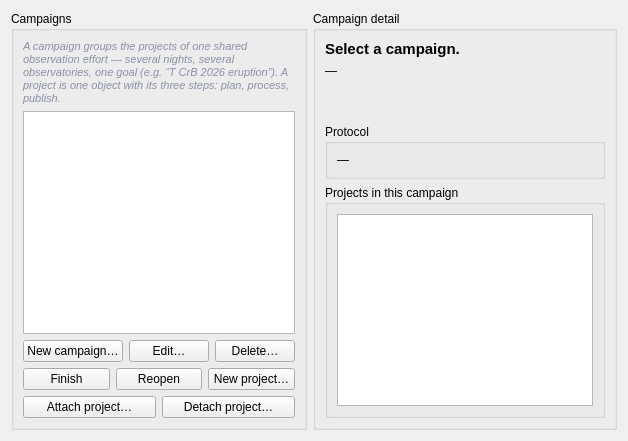
<?xml version="1.0" encoding="UTF-8"?>
<ui version="4.0">
 <class>CampaignsTab</class>
 <widget class="QWidget" name="CampaignsTab">
  <layout class="QHBoxLayout" name="mainLayout">
   <item>
    <widget class="QGroupBox" name="grp_list">
     <property name="title"><string>Campaigns</string></property>
     <property name="maximumWidth"><number>360</number></property>
     <layout class="QVBoxLayout" name="listLayout">
      <item>
       <widget class="QLabel" name="lbl_what">
        <property name="text"><string>A campaign groups the projects of one shared observation effort — several nights, several observatories, one goal (e.g. “T CrB 2026 eruption”). A project is one object with its three steps: plan, process, publish.</string></property>
        <property name="wordWrap"><bool>true</bool></property>
        <property name="styleSheet"><string>color: #8a90a6; font-style: italic; font-size: 11px;</string></property>
       </widget>
      </item>
      <item>
       <widget class="QListWidget" name="lst_campaigns">
        <property name="toolTip"><string>Select a campaign to see its detail</string></property>
       </widget>
      </item>
      <item>
       <layout class="QHBoxLayout" name="rowLife">
        <item><widget class="QPushButton" name="btn_new"><property name="text"><string>New campaign…</string></property></widget></item>
        <item><widget class="QPushButton" name="btn_edit"><property name="text"><string>Edit…</string></property></widget></item>
        <item><widget class="QPushButton" name="btn_delete"><property name="text"><string>Delete…</string></property></widget></item>
       </layout>
      </item>
      <item>
       <layout class="QHBoxLayout" name="rowProjects">
        <item><widget class="QPushButton" name="btn_finish"><property name="text"><string>Finish</string></property></widget></item>
        <item><widget class="QPushButton" name="btn_reopen"><property name="text"><string>Reopen</string></property></widget></item>
        <item><widget class="QPushButton" name="btn_new_project"><property name="text"><string>New project…</string></property></widget></item>
       </layout>
      </item>
      <item>
       <layout class="QHBoxLayout" name="rowLink">
        <item><widget class="QPushButton" name="btn_attach"><property name="text"><string>Attach project…</string></property></widget></item>
        <item><widget class="QPushButton" name="btn_detach"><property name="text"><string>Detach project…</string></property></widget></item>
       </layout>
      </item>
     </layout>
    </widget>
   </item>
   <item>
    <widget class="QGroupBox" name="grp_detail">
     <property name="title"><string>Campaign detail</string></property>
     <layout class="QVBoxLayout" name="detailLayout">
      <item>
       <widget class="QLabel" name="lbl_cname">
        <property name="text"><string>Select a campaign.</string></property>
        <property name="styleSheet"><string>font-size: 15px; font-weight: bold;</string></property>
       </widget>
      </item>
      <item><widget class="QLabel" name="lbl_cmeta"><property name="text"><string>—</string></property></widget></item>
      <item>
       <widget class="QLabel" name="lbl_cgoal">
        <property name="text"><string/></property>
        <property name="wordWrap"><bool>true</bool></property>
       </widget>
      </item>
      <item>
       <widget class="QLabel" name="lbl_urls">
        <property name="text"><string/></property>
        <property name="wordWrap"><bool>true</bool></property>
       </widget>
      </item>
      <item>
       <widget class="QGroupBox" name="grp_protocol">
        <property name="title"><string>Protocol</string></property>
        <layout class="QVBoxLayout" name="protocolLayout">
         <item>
          <widget class="QLabel" name="lbl_protocol">
           <property name="text"><string>—</string></property>
           <property name="wordWrap"><bool>true</bool></property>
          </widget>
         </item>
        </layout>
       </widget>
      </item>
      <item>
       <widget class="QGroupBox" name="grp_members">
        <property name="title"><string>Projects in this campaign</string></property>
        <layout class="QVBoxLayout" name="membersLayout">
         <item>
          <widget class="QTableWidget" name="tbl_members">
           <property name="toolTip"><string>Double-click a row to open its project</string></property>
          </widget>
         </item>
        </layout>
       </widget>
      </item>
     </layout>
    </widget>
   </item>
  </layout>
 </widget>
</ui>
